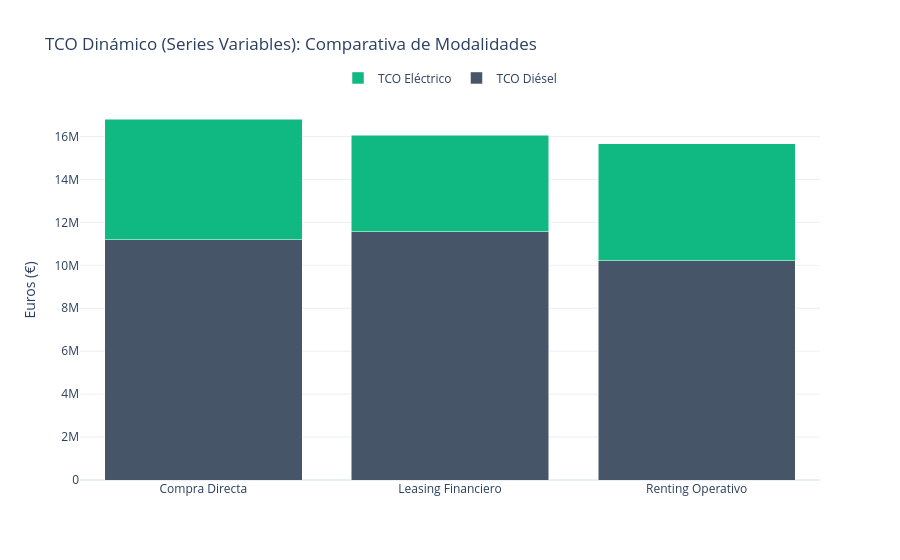
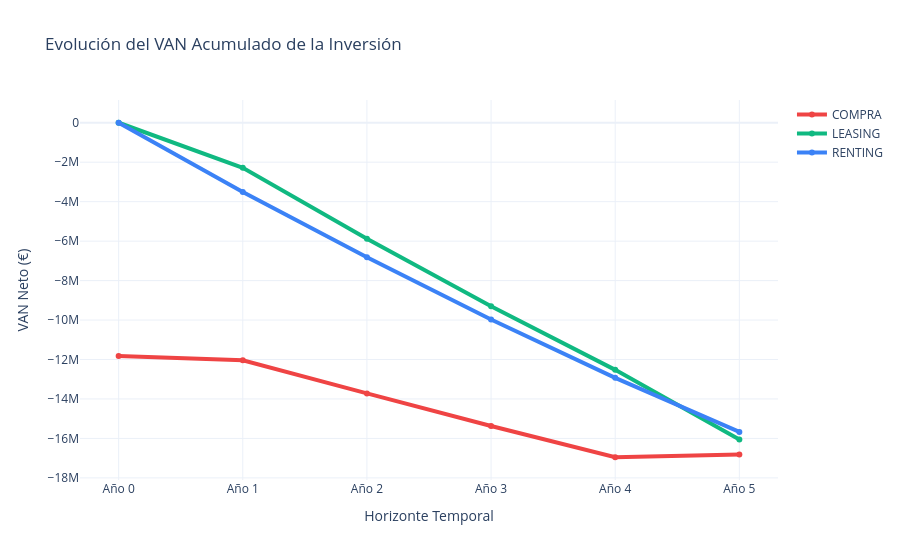

Here is the notebook cell these charts were saved with, in order:
### Markdown cell above
### 2. Análisis Visual de Costes Acumulados

### Code cell
# =================================================================
# VISUALIZACIÓN: ESCENARIO DINÁMICO (SENSIBILIDAD)
# =================================================================

modos = ["compra", "leasing", "renting"]
nombres = ["Compra Directa", "Leasing Financiero", "Renting Operativo"]

# Utilizamos los resultados variables (resultados_var)
y_diesel_var = [abs(resultados_var['flota_mixta'][m]['tco_diesel_subtotal']) for m in modos]
y_ev_var = [abs(resultados_var['flota_mixta'][m]['tco_ev_subtotal']) for m in modos]

fig_tco_var = go.Figure(data=[
    go.Bar(name='TCO Diésel', x=nombres, y=y_diesel_var, marker_color='#475569'),
    go.Bar(name='TCO Eléctrico', x=nombres, y=y_ev_var, marker_color='#10b981')
])

fig_tco_var.update_layout(
    barmode='stack', 
    title='TCO Dinámico (Series Variables): Comparativa de Modalidades',
    yaxis_title='Euros (€)',
    template='plotly_white',
    legend=dict(orientation="h", yanchor="bottom", y=1.02, xanchor="center", x=0.5)
)

fig_tco_var.show()

# Gráfico de evolución del VAN utilizando el analizador dinámico
# Este gráfico reflejará ahora el impacto de la inflación y WACC variables en el tiempo
fig_evolu_var = analyzer_var.plot_van_evolution(n_diesel=N_DIESEL, n_ev=N_EV)
fig_evolu_var.show()

### Figure 1 — Plotly figure (JSON) as saved in the notebook; plotly's stock layout.template omitted (floating-point values rounded to 4 significant figures)
{"data": [{"marker": {"color": "#475569"}, "name": "TCO Diésel", "type": "bar", "x": ["Compra Directa", "Leasing Financiero", "Renting Operativo"], "y": [11200000.0, 11570000.0, 10210000.0]}, {"marker": {"color": "#10b981"}, "name": "TCO Eléctrico", "type": "bar", "x": ["Compra Directa", "Leasing Financiero", "Renting Operativo"], "y": [5620000.0, 4493000.0, 5459000.0]}], "layout": {"barmode": "stack", "legend": {"orientation": "h", "x": 0.5, "xanchor": "center", "y": 1.02, "yanchor": "bottom"}, "title": {"text": "TCO Dinámico (Series Variables): Comparativa de Modalidades"}, "yaxis": {"title": {"text": "Euros (€)"}}}}

### Figure 2 — Plotly figure (JSON) as saved in the notebook; plotly's stock layout.template omitted (floating-point values rounded to 4 significant figures)
{"data": [{"line": {"color": "#ef4444", "width": 4}, "mode": "lines+markers", "name": "COMPRA", "type": "scatter", "x": ["Año 0", "Año 1", "Año 2", "Año 3", "Año 4", "Año 5"], "y": [-11820000, -12040000.0, -13720000.0, -15370000.0, -16950000.0, -16820000.0]}, {"line": {"color": "#10b981", "width": 4}, "mode": "lines+markers", "name": "LEASING", "type": "scatter", "x": ["Año 0", "Año 1", "Año 2", "Año 3", "Año 4", "Año 5"], "y": [0, -2281000.0, -5876000.0, -9305000.0, -12530000.0, -16060000.0]}, {"line": {"color": "#3b82f6", "width": 4}, "mode": "lines+markers", "name": "RENTING", "type": "scatter", "x": ["Año 0", "Año 1", "Año 2", "Año 3", "Año 4", "Año 5"], "y": [0, -3507000.0, -6822000.0, -9975000.0, -12930000.0, -15670000.0]}], "layout": {"hovermode": "x unified", "title": {"text": "Evolución del VAN Acumulado de la Inversión"}, "xaxis": {"title": {"text": "Horizonte Temporal"}}, "yaxis": {"title": {"text": "VAN Neto (€)"}}}}
